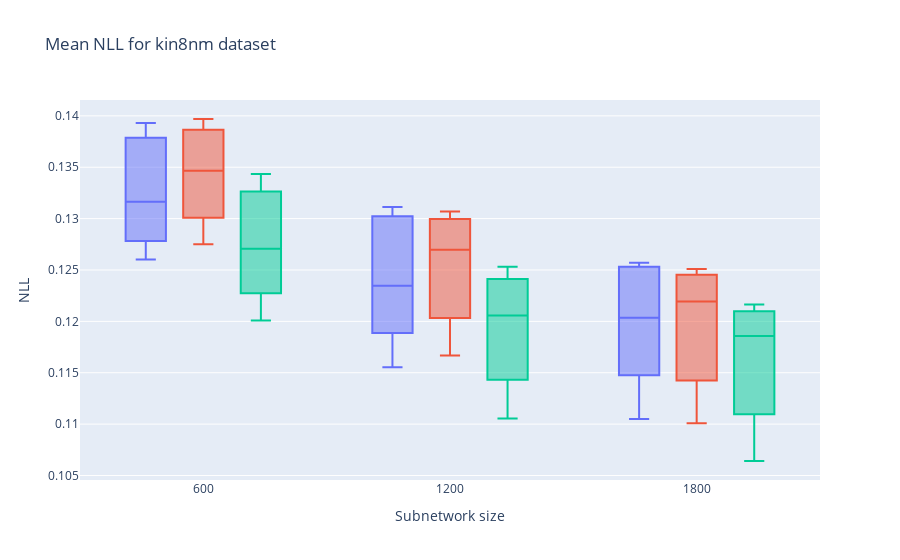

The code cell stored with this chart in its notebook:
### Markdown cell above
#### Plot Mean and Standard Deviation of Negative Log Likelihoods of different selection strategies on kin8nm dataset

### Code cell
plot_nll(path="results/kin8nm_STANDARD_*LA*.json", title="Mean NLL for kin8nm dataset")

### Figure 1 — Plotly figure (JSON) as saved in the notebook; plotly's stock layout.template omitted (floating-point values rounded to 4 significant figures)
{"data": [{"alignmentgroup": "True", "customdata": [[0, "STANDARD"], [0, "STANDARD"], [0, "STANDARD"], [1, "STANDARD"], [1, "STANDARD"], [1, "STANDARD"], [2, "STANDARD"], [2, "STANDARD"], [2, "STANDARD"], [3, "STANDARD"], [3, "STANDARD"], [3, "STANDARD"], [4, "STANDARD"], [4, "STANDARD"], [4, "STANDARD"]], "hovertemplate": "Selection strategy=KFE<br>Subnetwork size=%{x}<br>NLL=%{y}<br>seed=%{customdata[0]}<br>split=%{customdata[1]}<extra></extra>", "legendgroup": "KFE", "marker": {"color": "#636efa"}, "name": "KFE", "notched": false, "offsetgroup": "KFE", "orientation": "v", "quartilemethod": "exclusive", "showlegend": false, "type": "box", "x": [600, 1200, 1800, 600, 1200, 1800, 600, 1200, 1800, 600, 1200, 1800, 600, 1200, 1800], "x0": " ", "xaxis": "x", "y": [0.1364, 0.1293, 0.1249, 0.1296, 0.1235, 0.1204, 0.1316, 0.1222, 0.119, 0.126, 0.1155, 0.1105, 0.1393, 0.1311, 0.1257], "y0": " ", "yaxis": "y"}, {"alignmentgroup": "True", "customdata": [[0, "STANDARD"], [0, "STANDARD"], [0, "STANDARD"], [1, "STANDARD"], [1, "STANDARD"], [1, "STANDARD"], [2, "STANDARD"], [2, "STANDARD"], [2, "STANDARD"], [3, "STANDARD"], [3, "STANDARD"], [3, "STANDARD"], [4, "STANDARD"], [4, "STANDARD"], [4, "STANDARD"]], "hovertemplate": "Selection strategy=LVD<br>Subnetwork size=%{x}<br>NLL=%{y}<br>seed=%{customdata[0]}<br>split=%{customdata[1]}<extra></extra>", "legendgroup": "LVD", "marker": {"color": "#EF553B"}, "name": "LVD", "notched": false, "offsetgroup": "LVD", "orientation": "v", "quartilemethod": "exclusive", "showlegend": false, "type": "box", "x": [600, 1200, 1800, 600, 1200, 1800, 600, 1200, 1800, 600, 1200, 1800, 600, 1200, 1800], "x0": " ", "xaxis": "x", "y": [0.1376, 0.1292, 0.124, 0.1347, 0.127, 0.1219, 0.1327, 0.124, 0.1184, 0.1275, 0.1167, 0.1101, 0.1397, 0.1307, 0.1251], "y0": " ", "yaxis": "y"}, {"alignmentgroup": "True", "customdata": [[0, "STANDARD"], [0, "STANDARD"], [0, "STANDARD"], [1, "STANDARD"], [1, "STANDARD"], [1, "STANDARD"], [2, "STANDARD"], [2, "STANDARD"], [2, "STANDARD"], [3, "STANDARD"], [3, "STANDARD"], [3, "STANDARD"], [4, "STANDARD"], [4, "STANDARD"], [4, "STANDARD"]], "hovertemplate": "Selection strategy=OBD<br>Subnetwork size=%{x}<br>NLL=%{y}<br>seed=%{customdata[0]}<br>split=%{customdata[1]}<extra></extra>", "legendgroup": "OBD", "marker": {"color": "#00cc96"}, "name": "OBD", "notched": false, "offsetgroup": "OBD", "orientation": "v", "quartilemethod": "exclusive", "showlegend": false, "type": "box", "x": [600, 1200, 1800, 600, 1200, 1800, 600, 1200, 1800, 600, 1200, 1800, 600, 1200, 1800], "x0": " ", "xaxis": "x", "y": [0.1309, 0.123, 0.1204, 0.1271, 0.1206, 0.1186, 0.1254, 0.1181, 0.1155, 0.1201, 0.1105, 0.1064, 0.1343, 0.1253, 0.1216], "y0": " ", "yaxis": "y"}], "layout": {"boxmode": "group", "legend": {"title": {"text": "Selection strategy"}, "tracegroupgap": 0}, "title": {"text": "Mean NLL for kin8nm dataset"}, "xaxis": {"anchor": "y", "domain": [0, 1], "title": {"text": "Subnetwork size"}}, "yaxis": {"anchor": "x", "domain": [0, 1], "title": {"text": "NLL"}}}}
